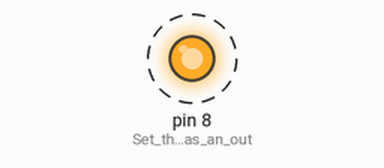
A sketch run on a simulated Arduino Uno, built with avr-gcc and run on an emulated ATmega328P. Parts: output pins drawn as LEDs (lit = HIGH). Dashed ring = blinking. The local clock reads 2024-03-15 10:24:30 at power-on unless the sketch sets it; what the sketch prints to the serial monitor is not drawn.

Above: at 1.0 s.
Timing chart, 0 to 4.7 s (numbered marks = the images above):
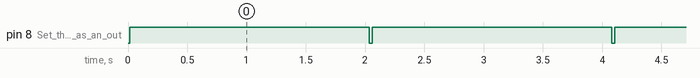

Measured:
- by itself, pin 8 (Set_the_LED_pin_as_an_out): alternates HIGH for 2.0 s and LOW for 0.03 s

The sketch:

Main.ino
```cpp
#include <RTClib.h>
#include <OneWire.h>

OneWire  ds(5);  // Connect 1-wire sensor to pin 3

RTC_DS1307 rtc;

char daysOfTheWeek[7][12] = {
  "Sunday",
  "Monday",
  "Tuesday",
  "Wednesday",
  "Thursday",
  "Friday",
  "Saturday"
};

void timeStamp(void){
  DateTime now = rtc.now();
  Serial.print("Date & Time: \n");
  Serial.print(now.day(), DEC);
  Serial.print('/');
  Serial.print(now.month(), DEC);
  Serial.print('/');
  Serial.print(now.year(), DEC);
  Serial.print(" (");
  Serial.print(daysOfTheWeek[now.dayOfTheWeek()]);
  Serial.print(") ");
  Serial.print(now.hour(), DEC);
  Serial.print(':');
  Serial.print(now.minute(), DEC);
  Serial.print(':');
  Serial.println(now.second(), DEC);

  delay(1000); // delay 1 seconds
}

void logIButton(void) {
  byte i;
  byte present = 0;
  byte data[12];
  byte addr[8];

  //Serial.print("Present I-Button...\n\r");
  while(ds.search(addr)) {
    Serial.print("\n\n\n");
    Serial.print("\n\Address:\n\r");
    analogWrite(8, 255);
    for( i = 0; i < 8; i++) {
      if (addr[i] < 16) {
        Serial.print('0');
      }
      Serial.print(addr[i], HEX);
      if (i < 7) {
        Serial.print(" ");
      }
    }
    Serial.print("\n\n");
    timeStamp();

    //Serial.print("\n\n\n");

    if ( OneWire::crc8( addr, 7) != addr[7]) {
        Serial.print("CRC is not valid!\n");
        return;
    }
    delay(1000); //scan time incraments
    analogWrite(8, 0);
  }
  ds.reset_search();
  return;
}

void setup() {
  Serial.begin(9600);

  //TimeStamp
  // SETUP RTC MODULE
  if (! rtc.begin()) {
    Serial.println("Couldn't find RTC");
    Serial.flush();
    while (1);
  }

  // automatically sets the RTC to the date & time on PC this sketch was compiled
  rtc.adjust(DateTime(F(__DATE__), F(__TIME__)));

  // manually sets the RTC with an explicit date & time, for example to set
  // January 21, 2021 at 3am you would call:
  // rtc.adjust(DateTime(2021, 1, 21, 3, 0, 0));

  //IButtonRead

  pinMode(8, OUTPUT); // Set the LED pin as an output
}

void loop() {
  logIButton();


}
```
